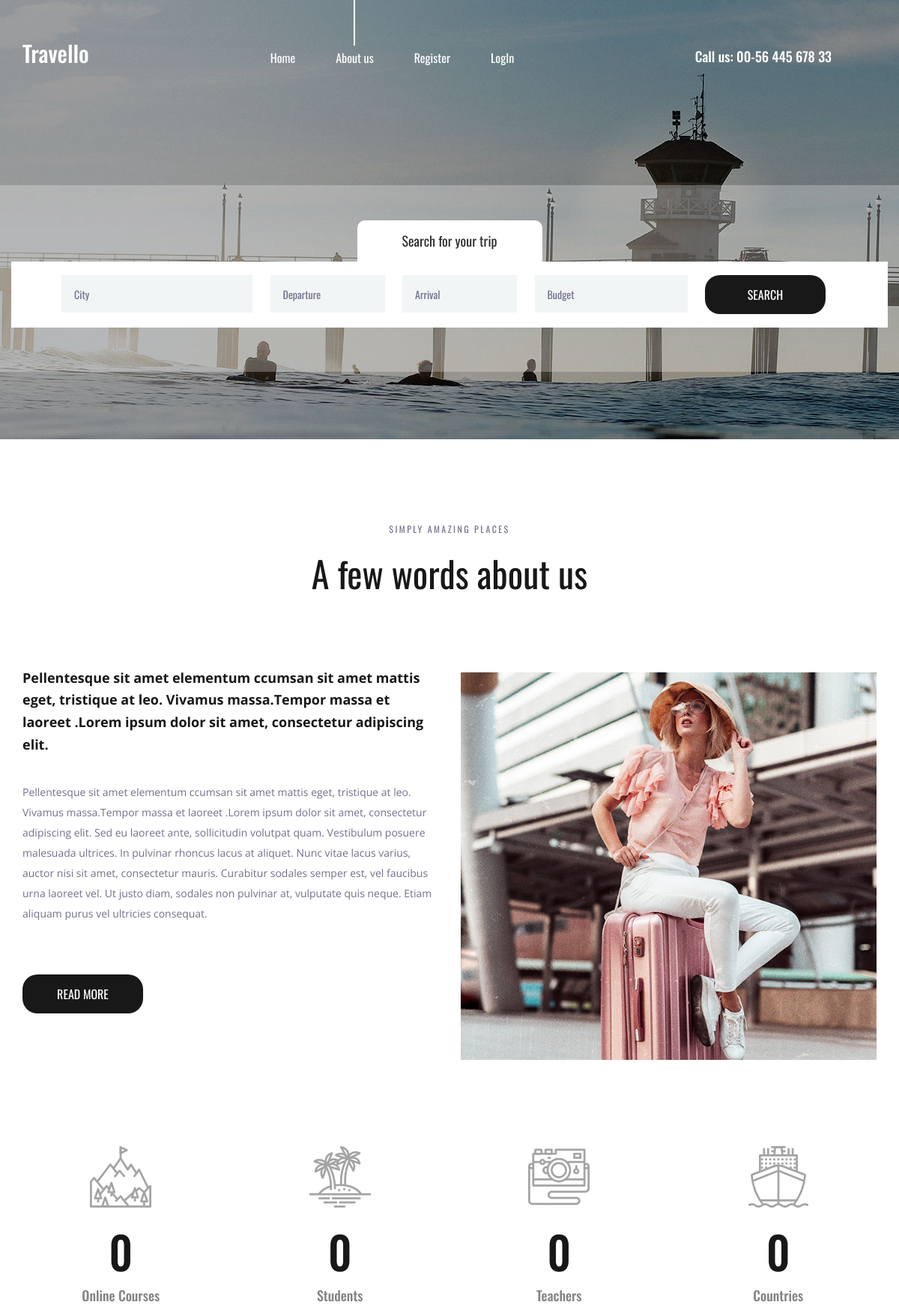
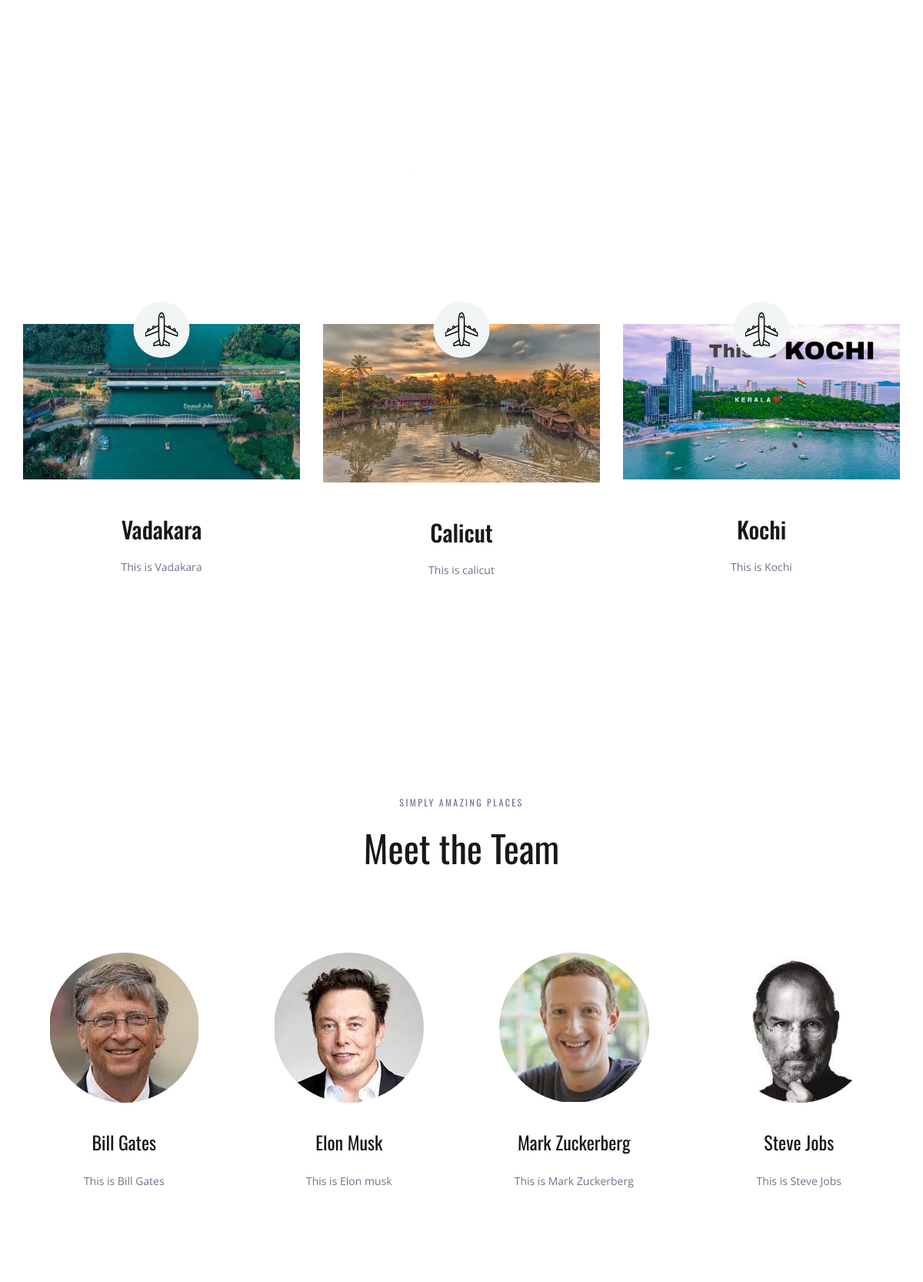
The page / (upper part) on the database its author committed (2 pictures, top to bottom).
### projectapp/models.py (models this page shows, shortened)
class spot(models.Model):
    Place = models.CharField(max_length=250)
    Image = models.ImageField(upload_to='pics')
    Description = models.TextField()

class teams(models.Model):
    image = models.ImageField(upload_to='pics')
    name = models.CharField(max_length=250)
    desc = models.TextField()

### projectapp/views.py (the view)
def index(request):
    obj = spot.objects.all()
    obj1 = teams.objects.all()
    return render(request, 'index.html', {'place':obj, 'team':obj1})

### templates/index.html (shortened to what this page needs)
{% load static %}
<!DOCTYPE html>
<html lang="en">
<head>
<link rel="stylesheet" type="text/css" href="{% static 'styles/bootstrap4/bootstrap.min.css' %}">
<link href="{% static 'plugins/font-awesome-4.7.0/css/font-awesome.min.css' %}" rel="stylesheet" type="text/css">
<link rel="stylesheet" type="text/css" href="{% static 'plugins/OwlCarousel2-2.2.1/owl.carousel.css' %}">
<link rel="stylesheet" type="text/css" href="{% static 'plugins/OwlCarousel2-2.2.1/owl.theme.default.css' %}">
<link rel="stylesheet" type="text/css" href="{% static 'plugins/OwlCarousel2-2.2.1/animate.css' %}">
<link rel="stylesheet" type="text/css" href="{% static 'styles/about.css' %}">
<link rel="stylesheet" type="text/css" href="{% static 'styles/about_responsive.css' %}">
</head>
<body>
<div class="super_container">
	<header class="header">
		<div class="container">
			<div class="row">
				<div class="col">
					<div class="header_content d-flex flex-row align-items-center justify-content-start">
						<div class="header_content_inner d-flex flex-row align-items-end justify-content-start">
							<div class="logo"><a href="index.html">Travello</a></div>
							<nav class="main_nav">
								<ul class="d-flex flex-row align-items-start justify-content-start">
									<li><a href="index.html">Home</a></li>
									<li class="active"><a href="about.html">About us</a></li>
									{% if user.is_authenticated %}
									<li>Welcome {{user.username}}</li>
									<li><a href="registration/logout">Logout</a></li>
									{% else %}
									<li><a href="registration/register">Register</a></li>
									<li><a href="registration/login">LogIn</a></li>
									{% endif %}
								</ul>
							</nav>
							<div class="header_phone ml-auto">Call us: 00-56 445 678 33</div>
						</div>
					</div>
				</div>
			</div>
		</div>
	</header>
	<div class="home">
		<div class="background_image" style="background-image:url({% static 'images/about.jpg' %})"></div>
	</div>
	<div class="home_search">
		<div class="container">
			<div class="row">
				<div class="col">
					<div class="home_search_container">
						<div class="home_search_title">Search for your trip</div>
						<div class="home_search_content">
							<form action="#" class="home_search_form" id="home_search_form">
								<div class="d-flex flex-lg-row flex-column align-items-start justify-content-lg-between justify-content-start">
									<input type="text" class="search_input search_input_1" placeholder="City" required="required">
									<input type="text" class="search_input search_input_2" placeholder="Departure" required="required">
									<input type="text" class="search_input search_input_3" placeholder="Arrival" required="required">
									<input type="text" class="search_input search_input_4" placeholder="Budget" required="required">
									<button class="home_search_button">search</button>
								</div>
							</form>
						</div>
					</div>
				</div>
			</div>
		</div>
	</div>
	<div class="about">
		<div class="container">
			<div class="row">
				<div class="col text-center">
					<div class="section_subtitle">simply amazing places</div>
					<div class="section_title"><h2>A few words about us</h2></div>
				</div>
			</div>
			<div class="row about_row">
				<div class="col-lg-6">
					<div class="about_content">
						<div class="text_highlight">Pellentesque sit amet elementum ccumsan sit amet mattis eget, tristique at leo. Vivamus massa.Tempor massa et laoreet .Lorem ipsum dolor sit amet, consectetur adipiscing elit.</div>
						<div class="about_text">
							<p>Pellentesque sit amet elementum ccumsan sit amet mattis eget, tristique at leo. Vivamus massa.Tempor massa et laoreet .Lorem ipsum dolor sit amet, consectetur adipiscing elit. Sed eu laoreet ante, sollicitudin volutpat quam. Vestibulum posuere malesuada ultrices. In pulvinar rhoncus lacus at aliquet. Nunc vitae lacus varius, auctor nisi sit amet, consectetur mauris. Curabitur sodales semper est, vel faucibus urna laoreet vel. Ut justo diam, sodales non pulvinar at, vulputate quis neque. Etiam aliquam purus vel ultricies consequat.</p>
						</div>
						<div class="button about_button"><a href="#">read more</a></div>
					</div>
				</div>
				<div class="col-lg-6">
					<div class="about_image"><img src="{% static 'images/about_1.jpg' %}" alt=""></div>
				</div>
			</div>
		</div>
	</div>
	<div class="milestones">
		<div class="container">
			<div class="row">
				<div class="col-lg-3 milestone_col">
					<div class="milestone text-center">
						<div class="milestone_icon"><img src="{% static 'images/mountain.svg' %}" alt=""></div>
						<div class="milestone_counter" data-end-value="17">0</div>
						<div class="milestone_text">Online Courses</div>
					</div>
				</div>
				<div class="col-lg-3 milestone_col">
					<div class="milestone text-center">
						<div class="milestone_icon"><img src="{% static 'images/island.svg' %}" alt=""></div>
						<div class="milestone_counter" data-end-value="213">0</div>
						<div class="milestone_text">Students</div>
					</div>
				</div>
				<div class="col-lg-3 milestone_col">
					<div class="milestone text-center">
						<div class="milestone_icon"><img src="{% static 'images/camera.svg' %}" alt=""></div>
						<div class="milestone_counter" data-end-value="11923">0</div>
						<div class="milestone_text">Teachers</div>
					</div>
				</div>
				<div class="col-lg-3 milestone_col">
					<div class="milestone text-center">
						<div class="milestone_icon"><img src="{% static 'images/boat.svg' %}" alt=""></div>
						<div class="milestone_counter" data-end-value="15">0</div>
						<div class="milestone_text">Countries</div>
					</div>
				</div>
			</div>
		</div>
	</div>
	<div class="why">
		<div class="parallax_background parallax-window" data-parallax="scroll" data-image-src="{% static 'images/why.jpg' %}" data-speed="0.8"></div>
		<div class="container">
			<div class="row">
				<div class="col text-center">
					<div class="section_subtitle">simply amazing places</div>
					<div class="section_title"><h2>Why choose us?</h2></div>
				</div>
			</div>
			<div class="row why_row">
				{% for i in place %}
				<div class="col-lg-4 why_col">
					<div class="why_item">
						<div class="why_image">
							<img src="{{i.Image.url}}" alt="">
							<div class="why_icon d-flex flex-column align-items-center justify-content-center">
								<img src="{% static 'images/why_1.svg' %}" alt="">
							</div>
						</div>
						<div class="why_content text-center">
							<div class="why_title">{{i.Place}}</div>
							<div class="why_text">
								<p>{{i.Description}}</p>
							</div>
						</div>
					</div>
				</div>
				{% endfor %}
			</div>
		</div>
	</div>
	<div class="team">
		<div class="container">
			<div class="row">
				<div class="col text-center">
					<div class="section_subtitle">simply amazing places</div>
					<div class="section_title"><h2>Meet the Team</h2></div>
				</div>
			</div>
			<div class="row team_row">
				{% for i in team %}
				<div class="col-xl-3 col-md-6 team_col">
					<div class="team_item d-flex flex-column align-items-center justify-content-start text-center">
						<div class="team_image"><img src="{{i.image.url}}" alt=""></div>
						<div class="team_content">
							<div class="team_title"><a href="#">{{i.name}}</a></div>
							<div class="team_text">
								<p>{{i.desc}}</p>
							</div>
						</div>
					</div>
				</div>
				{% endfor %}
			</div>
		</div>
	</div>
</div>
</body>
</html>

### rows shown on the page
spot: Image (picture), Place "Vadakara", Description "This is Vadakara"
spot: Image (picture), Place "Calicut", Description "This is calicut"
spot: Image (placeholder picture), Place "Kochi", Description "This is Kochi"
teams: image (picture), name "Bill Gates", desc "This is Bill Gates"
teams: image (picture), name "Elon Musk", desc "This is Elon musk"
teams: image (picture), name "Mark Zuckerberg", desc "This is Mark Zuckerberg"
teams: image (picture), name "Steve Jobs", desc "This is Steve Jobs"
